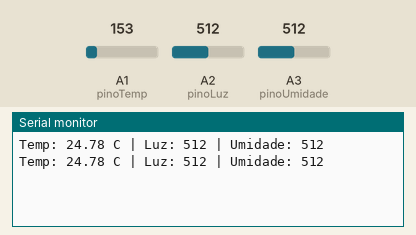
Simulated run of this sketch. Board: Arduino Uno, built with avr-gcc and run on an emulated ATmega328P. Parts: the last lines printed to the serial monitor. The test bench sets the inputs (shaded band); at power-on: A1 (pinoTemp) = 153, A2 (pinoLuz) = 512, A3 (pinoUmidade) = 512.

Above: at 2.8 s.
2.9 s: A1 (pinoTemp) set to 165
At 4.7 s:
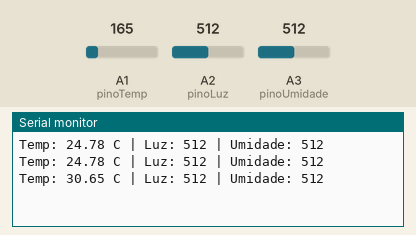
5.6 s: A2 (pinoLuz) set to 716
At 7.5 s:
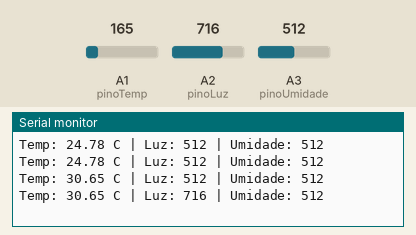
8.3 s: A3 (pinoUmidade) set to 716
At 10.6 s:
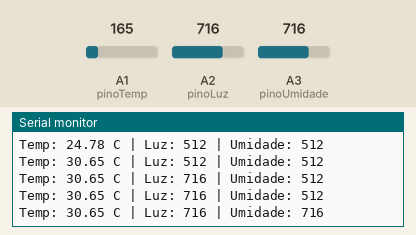
11.0 s: A1 (pinoTemp) set to 175
At 13.3 s:
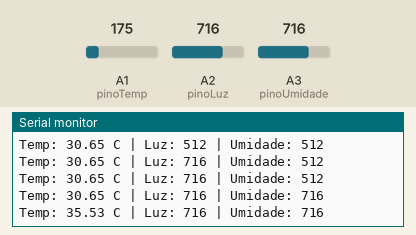
13.7 s: A2 (pinoLuz) set to 900
At 15.0 s:
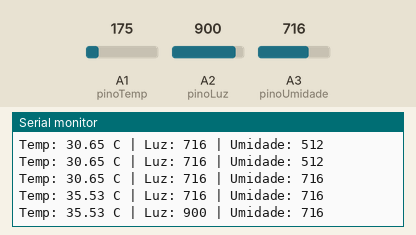
16.4 s: A3 (pinoUmidade) set to 900
At 19.3 s:
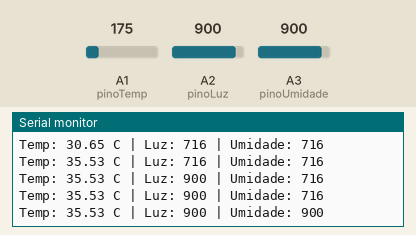
Timing chart, 0 to 20.1 s (numbered marks = the images above; inputs shaded):
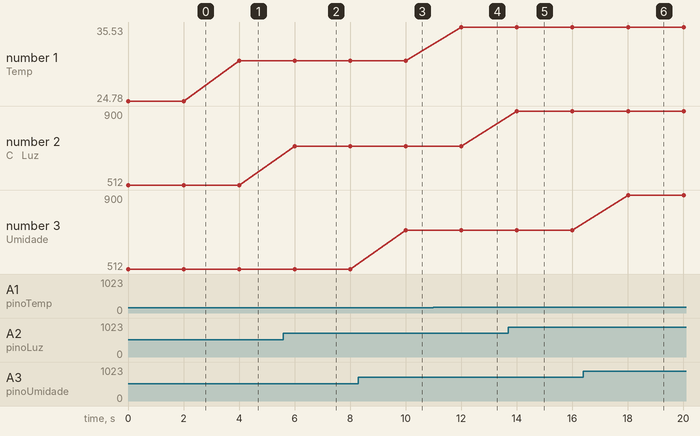

Measured:
- after the input at 2.9 s, the serial monitor: prints a new line after 1.1 s (image 1)
- after the input at 5.6 s, the serial monitor: prints a new line after 0.40 s (image 2)
- after the input at 8.3 s, the serial monitor: prints a new line after 1.7 s (image 3)
- after the input at 11.0 s, the serial monitor: prints a new line after 1.0 s (image 4)
- after the input at 13.7 s, the serial monitor: prints a new line after 0.31 s (image 5)
- after the input at 16.4 s, the serial monitor: prints a new line after 1.6 s (image 6)
- plotted number 1: 24.78 → 30.65 after the input at 2.9 s, 30.65 → 35.53 after the input at 11.0 s
- plotted number 2: 512 → 716 after the input at 5.6 s, 716 → 900 after the input at 13.7 s

The sketch:

monitoramento.ino
```cpp
const int pinoTemp = A1;
const int pinoLuz = A2;
const int pinoUmidade = A3;

void setup() {
  Serial.begin(9600);
}

void loop() {
  int leituraTemp = analogRead(pinoTemp);
  float voltagem = leituraTemp * 5.0 / 1023.0;
  float temperaturaC = (voltagem - 0.5) * 100.0;

  int luz = analogRead(pinoLuz);

  int umidade = analogRead(pinoUmidade);
  Serial.print("Temp: ");
  Serial.print(temperaturaC);
  Serial.print(" C | Luz: ");
  Serial.print(luz);
  Serial.print(" | Umidade: ");
  Serial.println(umidade);

  delay(2000);
}
```
